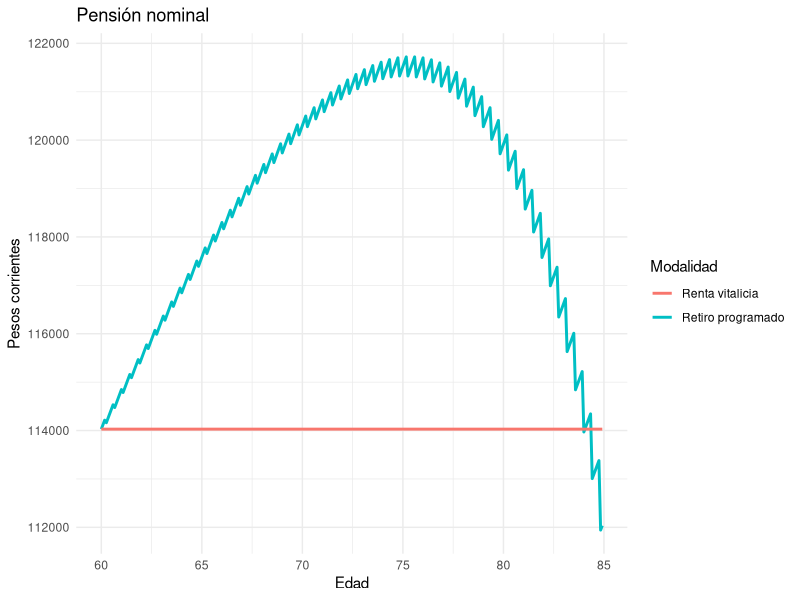
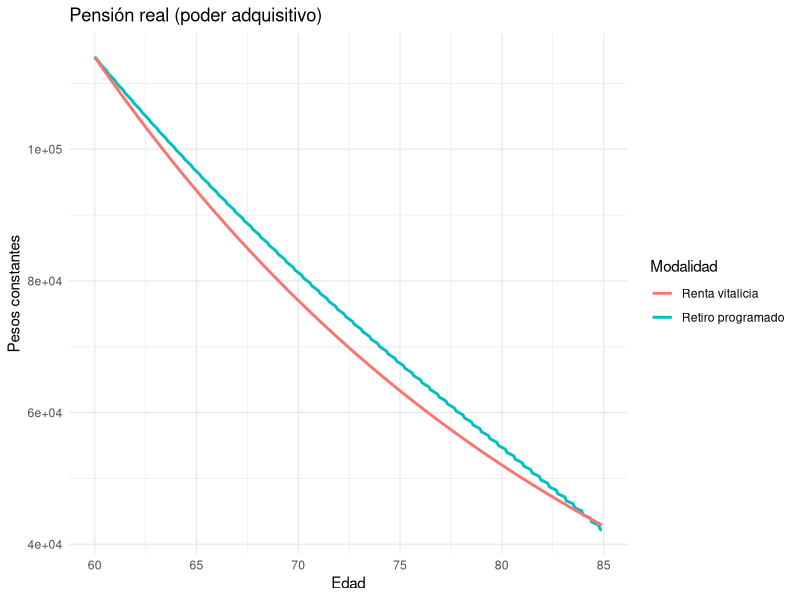
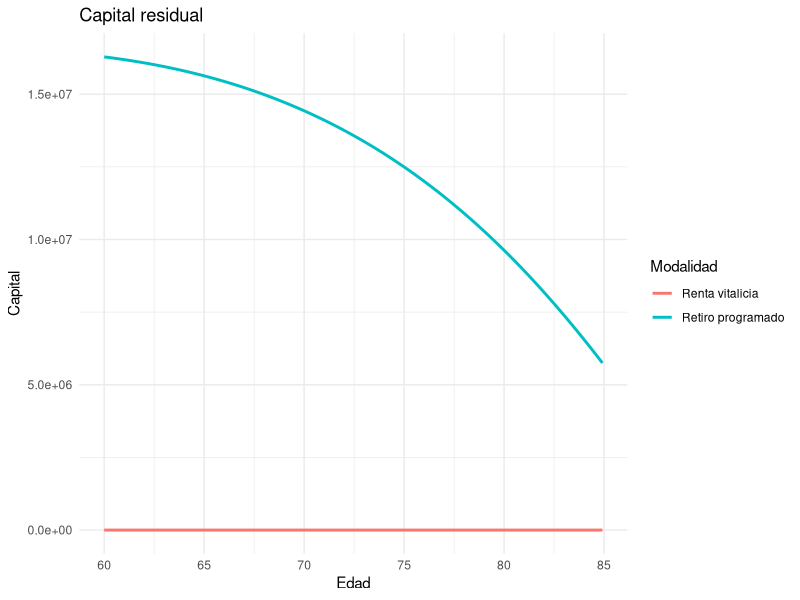
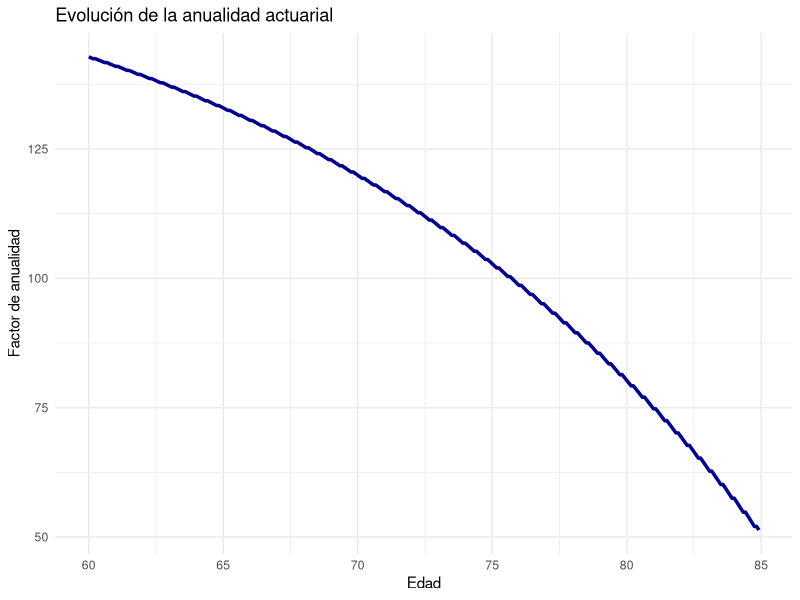

R code for these plots, in order:
library(tidyverse)

# =========================
# PARAMETROS
# =========================

edad_inicio <- 20
edad_retiro <- 60
edad_muerte_inicial <- 85

salario_inicial <- 30000

crec_real_salario <- 0.01
inflacion <- 0.04

cotizacion <- 0.084

rendimiento_real <- 0.04
tasa_tecnica_real <- 0.03

incremento_longev <- 0.2   # meses que aumenta la esperanza de vida cada mes

# =========================
# TASAS NOMINALES
# =========================

rendimiento_nominal <- (1+rendimiento_real)*(1+inflacion)-1
tasa_tecnica_nominal <- (1+tasa_tecnica_real)*(1+inflacion)-1

r_m <- (1+rendimiento_nominal)^(1/12)-1
i_m <- (1+tasa_tecnica_nominal)^(1/12)-1

inflacion_m <- (1+inflacion)^(1/12)-1

# =========================
# PERIODOS
# =========================

meses_trabajo <- (edad_retiro-edad_inicio)*12
meses_retiro <- (edad_muerte_inicial-edad_retiro)*12

# =========================
# ACUMULACION DEL FONDO
# =========================

edad <- seq(edad_inicio, edad_retiro-1/12, by=1/12)

crec_nominal_salario <- (1+crec_real_salario)*(1+inflacion)-1

salario <- salario_inicial*(1+crec_nominal_salario)^(edad-edad_inicio)

aporte <- salario*cotizacion

fondo <- numeric(length(edad))

for(i in 2:length(fondo)){
  
  fondo[i] <- fondo[i-1]*(1+r_m) + aporte[i]
  
}

capital <- tail(fondo,1)

cat("Capital acumulado al retiro:", round(capital), "\n")

# =========================
# RETIRO PROGRAMADO
# =========================

edad_pension <- seq(edad_retiro, edad_muerte_inicial-1/12, by=1/12)

pension_rp <- numeric(meses_retiro)
fondo_rp <- numeric(meses_retiro)
anualidad <- numeric(meses_retiro)

vida_restante <- meses_retiro

fondo_rp[1] <- capital

for(t in 1:meses_retiro){
  
  anualidad[t] <- sum(1/(1+i_m)^(1:round(vida_restante)))
  
  pension_rp[t] <- fondo_rp[t]/anualidad[t]
  
  if(t < meses_retiro){
    
    fondo_rp[t+1] <- fondo_rp[t]*(1+r_m) - pension_rp[t]
    
  }
  
  # actualización actuarial de longevidad
  
  vida_restante <- vida_restante - 1 + incremento_longev
  
}

# =========================
# RENTA VITALICIA
# =========================

anualidad_total <- sum(1/(1+i_m)^(1:meses_retiro))

pension_rv <- rep(capital/anualidad_total, meses_retiro)

fondo_rv <- rep(0, meses_retiro)

# =========================
# PENSION REAL
# =========================

inflacion_acum <- (1+inflacion_m)^(0:(meses_retiro-1))

pension_rp_real <- pension_rp / inflacion_acum
pension_rv_real <- pension_rv / inflacion_acum

# =========================
# DATAFRAME
# =========================

df <- data.frame(
  
  edad = edad_pension,
  
  pension_rp_nominal = pension_rp,
  pension_rp_real = pension_rp_real,
  
  pension_rv_nominal = pension_rv,
  pension_rv_real = pension_rv_real,
  
  capital_rp = fondo_rp,
  capital_rv = fondo_rv,
  
  anualidad = anualidad
  
)

# =========================
# GRAFICO PENSION NOMINAL
# =========================

ggplot(df,aes(x=edad))+
  
  geom_line(aes(y=pension_rp_nominal,color="Retiro programado"),size=1)+
  
  geom_line(aes(y=pension_rv_nominal,color="Renta vitalicia"),size=1)+
  
  labs(
    title="Pensión nominal",
    x="Edad",
    y="Pesos corrientes",
    color="Modalidad"
  )+
  
  theme_minimal()

# =========================
# GRAFICO PENSION REAL
# =========================

ggplot(df,aes(x=edad))+
  
  geom_line(aes(y=pension_rp_real,color="Retiro programado"),size=1)+
  
  geom_line(aes(y=pension_rv_real,color="Renta vitalicia"),size=1)+
  
  labs(
    title="Pensión real (poder adquisitivo)",
    x="Edad",
    y="Pesos constantes",
    color="Modalidad"
  )+
  
  theme_minimal()

# =========================
# GRAFICO CAPITAL RESIDUAL
# =========================

ggplot(df,aes(x=edad))+
  
  geom_line(aes(y=capital_rp,color="Retiro programado"),size=1)+
  
  geom_line(aes(y=capital_rv,color="Renta vitalicia"),size=1)+
  
  labs(
    title="Capital residual",
    x="Edad",
    y="Capital",
    color="Modalidad"
  )+
  
  theme_minimal()

# =========================
# GRAFICO ANUALIDAD
# =========================

ggplot(df,aes(x=edad,y=anualidad))+
  
  geom_line(size=1.2,color="darkblue")+
  
  labs(
    title="Evolución de la anualidad actuarial",
    x="Edad",
    y="Factor de anualidad"
  )+
  
  theme_minimal()
